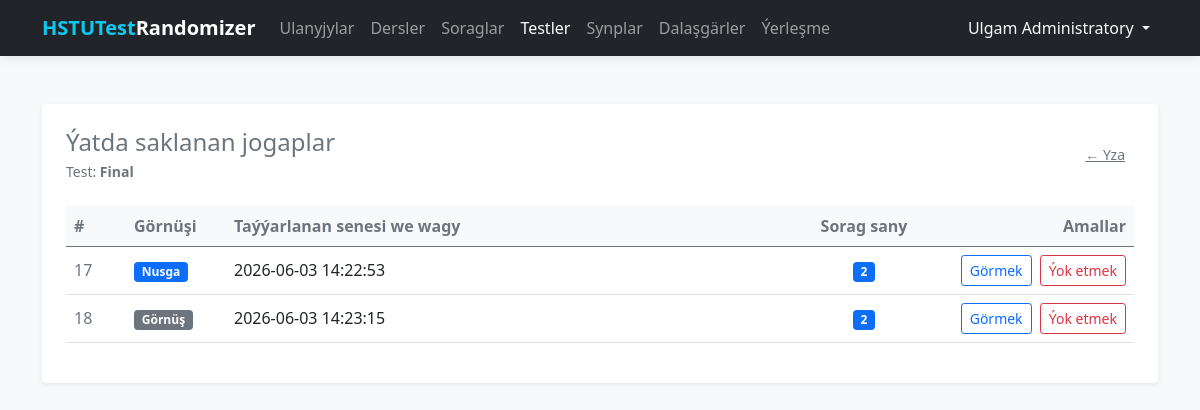
Page /tests/8/instances (signed in) on the committed database.
### tables this page shows
CREATE TABLE users (
    id INTEGER PRIMARY KEY AUTOINCREMENT,
    full_name TEXT NOT NULL,
    username TEXT UNIQUE NOT NULL,
    password TEXT NOT NULL
);

CREATE TABLE tests (
    id INTEGER PRIMARY KEY AUTOINCREMENT,
    name TEXT NOT NULL,
    total_questions INTEGER NOT NULL,
    easy_percent INTEGER NOT NULL DEFAULT 50
        CHECK (easy_percent BETWEEN 0 AND 100)
);

CREATE TABLE test_instances (
    id INTEGER PRIMARY KEY AUTOINCREMENT,
    test_id INTEGER NOT NULL,
    created_at TEXT NOT NULL DEFAULT (datetime('now', 'localtime')), parent_instance_id INTEGER DEFAULT NULL REFERENCES test_instances(id) ON DELETE CASCADE,
    FOREIGN KEY (test_id) REFERENCES tests(id) ON DELETE CASCADE
);

### routes/tests.py (the view)
@tests_bp.route('/<int:test_id>/instances')
@login_required
def instances(test_id: int):
    db = get_db_connection()
    test = db.execute('SELECT * FROM tests WHERE id = ?', (test_id,)).fetchone()
    if not test:
        db.close()
        flash('Test tapylmady', 'danger')
        return redirect(url_for('tests.index'))
    instances_list = db.execute(
        '''
        SELECT ti.id, ti.created_at, ti.parent_instance_id, COUNT(tiq.id) AS question_count
        FROM test_instances ti
        LEFT JOIN test_instance_questions tiq ON tiq.instance_id = ti.id
        WHERE ti.test_id = ?
        GROUP BY ti.id
        ORDER BY ti.id ASC
        ''',
        (test_id,),
    ).fetchall()
    has_instance = any(i['parent_instance_id'] is None for i in instances_list)
    db.close()
    return render_template('tests/instances.html', test=test, instances=instances_list,
                           has_instance=has_instance)

### database.py (called while the page is built)
def get_db_connection():
    conn = sqlite3.connect(DATABASE)
    conn.row_factory = sqlite3.Row
    return conn

### templates/tests/instances.html (shortened to what this page needs)
{% extends 'base.html' %}
{% block content %}
<div class="main-card shadow-sm p-4 bg-white rounded">
    <div class="d-flex justify-content-between align-items-center mb-4">
        <div>
            <h2 class="h4 mb-0 text-secondary">Ýatda saklanan jogaplar</h2>
            <div class="text-muted small mt-1">Test: <strong>{{ test.name }}</strong></div>
        </div>
        <div class="d-flex gap-2">
            <a href="{{ url_for('tests.index') }}" class="btn btn-link text-secondary btn-sm">← Yza</a>
        </div>
    </div>
    <div class="table-responsive">
        <table class="table table-hover align-middle">
            <thead class="table-light text-secondary">
                <tr>
                    <th style="width: 60px;">#</th>
                    <th style="width: 100px;">Görnüşi</th>
                    <th>Taýýarlanan senesi we wagy</th>
                    <th style="width: 140px;" class="text-center">Sorag sany</th>
                    <th class="text-end" style="width: 200px;">Amallar</th>
                </tr>
            </thead>
            <tbody>
                {% for inst in instances %}
                <tr>
                    <td class="text-muted">{{ inst.id }}</td>
                    <td>
                        {% if inst.parent_instance_id is none %}
                        <span class="badge bg-primary">Nusga</span>
                        {% else %}
                        <span class="badge bg-secondary">Görnüş</span>
                        {% endif %}
                    </td>
                    <td>{{ inst.created_at }}</td>
                    <td class="text-center">
                        <span class="badge bg-primary">{{ inst.question_count }}</span>
                    </td>
                    <td class="text-end">
                        <a href="{{ url_for('tests.instance_detail', instance_id=inst.id) }}"
                           class="btn btn-sm btn-outline-primary me-1">Görmek</a>
                        <form action="{{ url_for('tests.instance_delete', instance_id=inst.id) }}" method="POST"
                              class="d-inline"
                              onsubmit="return confirm('Testi ýok etmek?')">
                            <button type="submit" class="btn btn-sm btn-outline-danger">Ýok etmek</button>
                        </form>
                    </td>
                </tr>
                {% else %}
                <tr>
                    <td colspan="4" class="text-center py-4 text-muted">
                        Ýatda saklanan ýok. «+ Nusga» düwmesini basyň.
                    </td>
                </tr>
                {% endfor %}
            </tbody>
        </table>
    </div>
</div>
{% endblock %}

### templates/base.html (shortened to what this page needs)
<!DOCTYPE html>
<html lang="ru">
<head>
    <link rel="stylesheet" href="{{ url_for('static', filename='css/bootstrap.min.css') }}">
</head>
<body>
    <nav class="navbar navbar-expand-lg navbar-dark bg-dark">
        <div class="container">
            <a class="navbar-brand fw-bold" href="/">
                <span class="text-info">HSTUTest</span>Randomizer
            </a>
            <div class="collapse navbar-collapse" id="navbarNav">
                <ul class="navbar-nav me-auto">
                    {% if current_user.is_authenticated %}
                    <li class="nav-item">
                        <a class="nav-link {{ 'active' if request.endpoint == 'users.index' }}"
                            href="{{ url_for('users.index') }}">Ulanyjylar</a>
                    </li>
                    <li class="nav-item">
                        <a class="nav-link" href="{{ url_for('subjects.index') }}">Dersler</a>
                    </li>
                    <li class="nav-item">
                        <a class="nav-link" href="{{ url_for('questions.index') }}">Soraglar</a>
                    </li>
                    <li class="nav-item">
                        <a class="nav-link {{ 'active' if request.endpoint and request.endpoint.startswith('tests.') }}"
                            href="{{ url_for('tests.index') }}">Testler</a>
                    </li>
                    <li class="nav-item">
                        <a class="nav-link {{ 'active' if request.endpoint and request.endpoint.startswith('classrooms.') }}"
                            href="{{ url_for('classrooms.index') }}">Synplar</a>
                    </li>
                    <li class="nav-item">
                        <a class="nav-link {{ 'active' if request.endpoint and request.endpoint.startswith('students.') }}"
                            href="{{ url_for('students.index') }}">Dalaşgärler</a>
                    </li>
                    <li class="nav-item">
                        <a class="nav-link {{ 'active' if request.endpoint and request.endpoint.startswith('exam.') }}"
                            href="{{ url_for('exam.index') }}">Ýerleşme</a>
                    </li>
                    {% endif %}
                </ul>
                <ul class="navbar-nav">
                    {% if current_user.is_authenticated %}
                    <li class="nav-item dropdown">
                        <a class="nav-link dropdown-toggle text-light" href="#" id="userDropdown" role="button"
                            data-bs-toggle="dropdown">
                            {{ current_user.full_name }}
                        </a>
                    </li>
                    {% else %}
                    <li class="nav-item">
                        <a class="nav-link" href="{{ url_for('auth.login') }}">Ulgama girmek</a>
                    </li>
                    {% endif %}
                </ul>
            </div>
        </div>
    </nav>
    <div class="container">
        {% block content %}{% endblock %}
    </div>
</body>
</html>

### templates/base.html (style rules this page uses)
:root { --bg-color: #f8f9fa; }
body { background-color: var(--bg-color); font-family: 'Segoe UI', Tahoma, Geneva, Verdana, sans-serif; }
.navbar { box-shadow: 0 2px 10px rgba(0, 0, 0, 0.1); }
.main-card { background: #ffffff; border: none; border-radius: 12px; box-shadow: 0 0.5rem 1rem rgba(0, 0, 0, 0.05); padding: 2rem; margin-top: 2rem; }

### rows in the picture
users: full_name "Ulgam Administratory"
tests: name "Final"
test_instances: id "17", shows "Nusga", created_at "2026-06-03 14:22:53", question_count "2"
test_instances: id "18", shows "Görnüş", created_at "2026-06-03 14:23:15", question_count "2"
